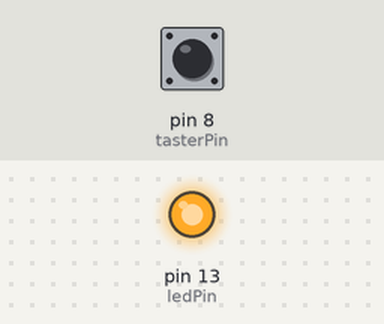
Recording of a sketch running on a simulated Arduino Nano, built with avr-gcc and run on an emulated ATmega328P. Parts: output pins drawn as LEDs (lit = HIGH). The test bench sets the inputs (shaded band); at power-on: pin 8 (tasterPin) HIGH.

Above: at 1.2 s.
1.3 s: pin 8 (tasterPin) pulled LOW for 0.15 s
At 1.37 s:
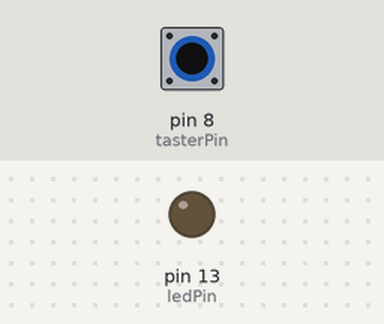
2.9 s: pin 8 (tasterPin) pulled LOW for 3.2 s
At 7.1 s:
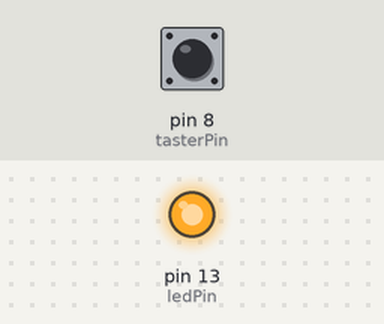
Timing chart, 0 to 8.6 s (numbered marks = the images above; inputs shaded):
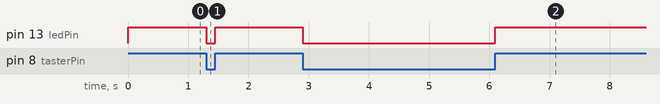

The sketch:

08_button_blink.ino
```cpp
const int ledPin = 13; // LED-Pin 13
const int tasterPin = 8; // Taster-Pin 8
bool tasterStatus; // Variable zur Aufname des Tasterstatus

void setup(){
 pinMode(ledPin, OUTPUT); // LED-Pin als Ausgang
 pinMode(tasterPin, INPUT); // Taster-Pin als Eingang
}

void loop(){
 tasterStatus = digitalRead(tasterPin);
 if(tasterStatus == LOW)
    digitalWrite(ledPin, LOW);
 else
    digitalWrite(ledPin, HIGH);
}
```

Measured:
- after the input at 1.3 s, pin 13 (ledPin): HIGH → LOW at once, → HIGH 0.15 s later
- after the input at 2.9 s, pin 13 (ledPin): HIGH → LOW at once, → HIGH 3.2 s later
